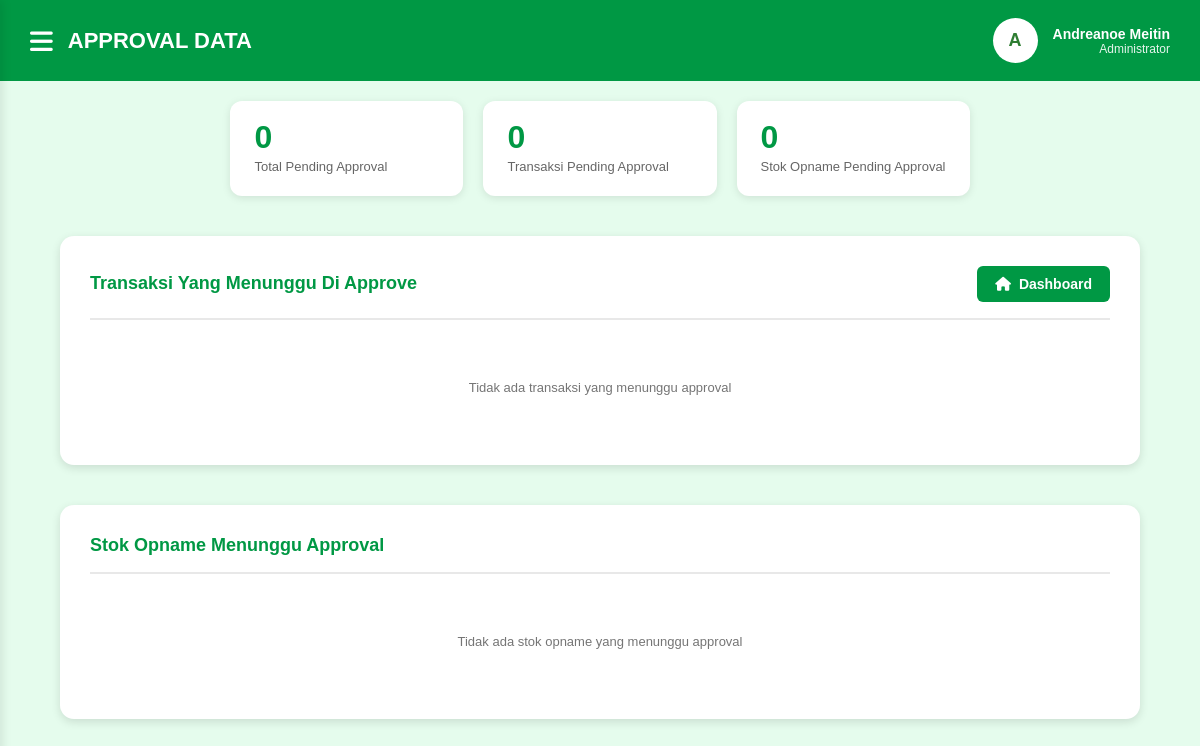
/approval.php (signed in), run on an earlier commit of the app's database.
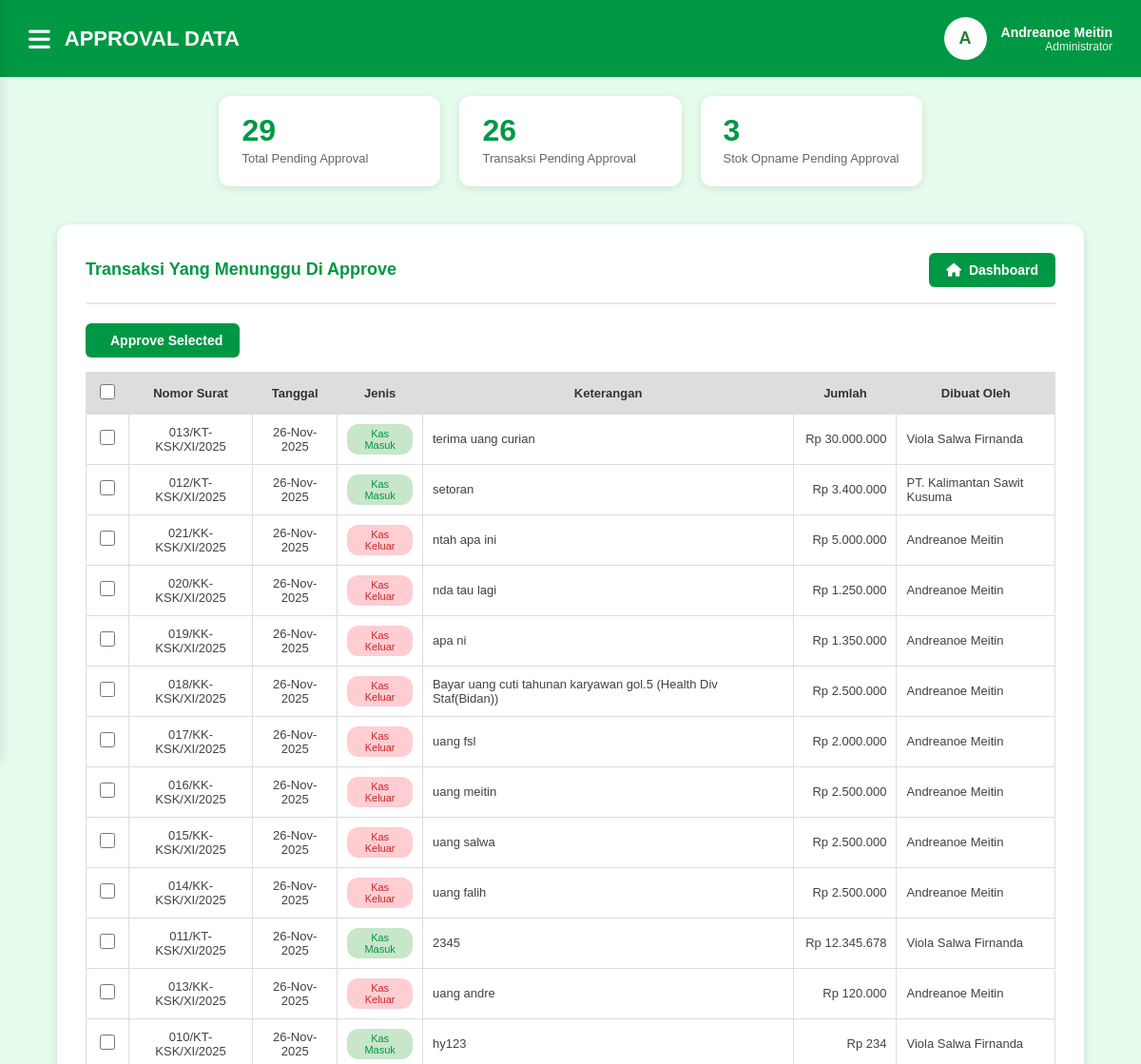
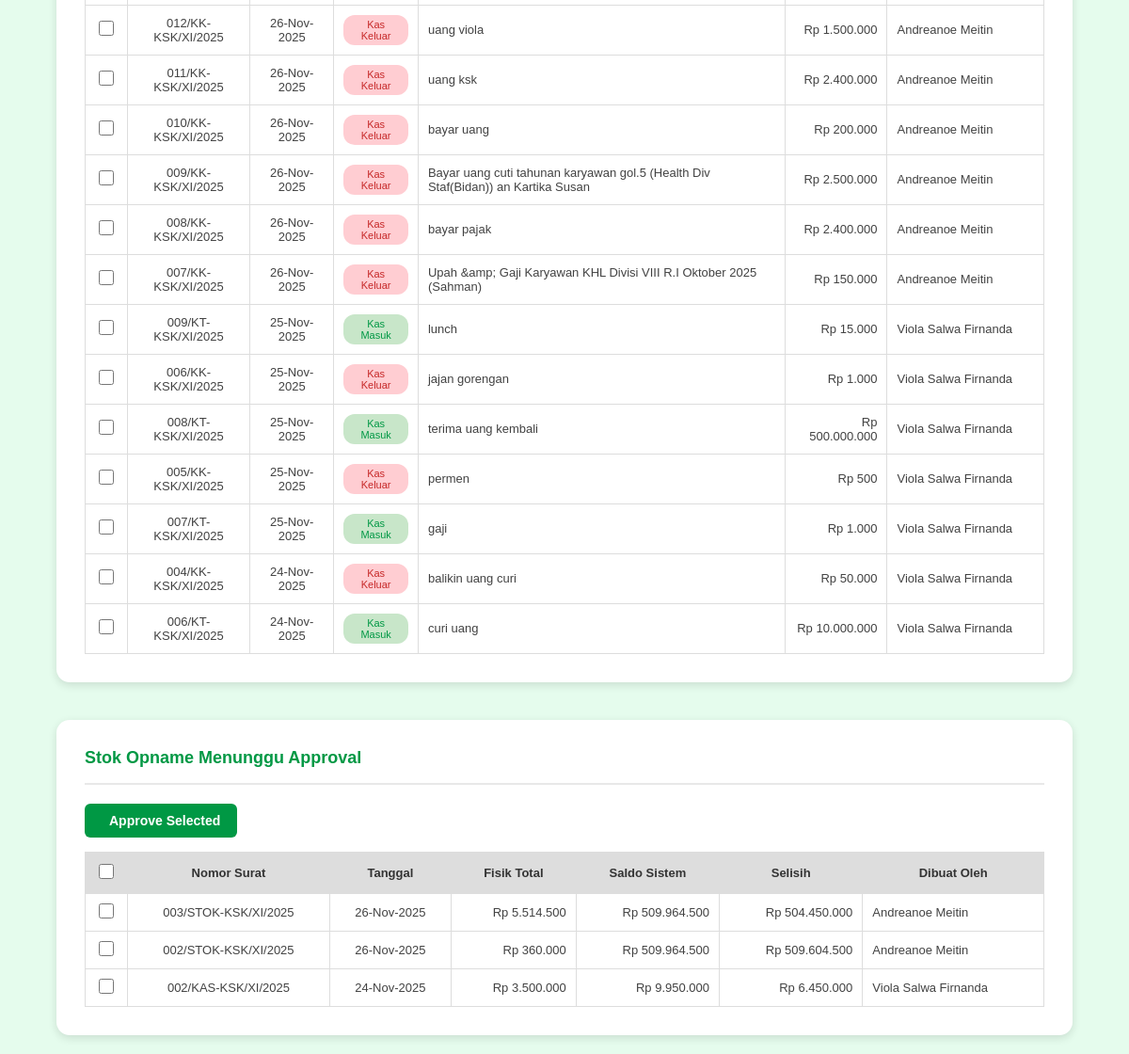
And on a later commit of the database (2 pictures, top to bottom).
### tables this page shows
CREATE TABLE `transaksi` (
  `id` int(11) NOT NULL,
  `nomor_surat` varchar(50) DEFAULT NULL,
  `user_id` int(11) NOT NULL,
  `username` varchar(50) NOT NULL,
  `jenis_transaksi` enum('kas_terima','kas_keluar') NOT NULL,
  `nominal` decimal(15,2) NOT NULL,
  `keterangan` text DEFAULT NULL,
  `tanggal_transaksi` datetime DEFAULT current_timestamp(),
  `is_approved` tinyint(1) DEFAULT 0,
  `approved_by` int(11) DEFAULT NULL,
  `approved_at` datetime DEFAULT NULL
);

CREATE TABLE `users` (
  `id` int(11) NOT NULL,
  `username` varchar(50) NOT NULL,
  `password` varchar(255) NOT NULL,
  `nama_lengkap` varchar(100) NOT NULL,
  `role` enum('Kasir','Administrator') NOT NULL,
  `created_at` timestamp NOT NULL DEFAULT current_timestamp()
);

CREATE TABLE `stok_opname` (
  `id` int(11) NOT NULL,
  `nomor_surat` varchar(50) DEFAULT NULL,
  `user_id` int(11) NOT NULL,
  `username` varchar(50) NOT NULL,
  `subtotal_fisik` decimal(15,2) DEFAULT 0.00,
  `bon_sementara` decimal(15,2) DEFAULT 0.00,
  `uang_rusak` decimal(15,2) DEFAULT 0.00,
  `materai` decimal(15,2) DEFAULT 0.00,
  `lainnya` decimal(15,2) DEFAULT 0.00,
  `keterangan_lainnya` text DEFAULT NULL,
  `fisik_total` decimal(15,2) NOT NULL,
  `saldo_sistem` decimal(15,2) NOT NULL,
  `selisih` decimal(15,2) NOT NULL,
  `tanggal_opname` datetime DEFAULT current_timestamp(),
  `is_approved` tinyint(1) DEFAULT 0,
  `approved_by` int(11) DEFAULT NULL,
  `approved_at` datetime DEFAULT NULL
);

### approval.php (the view, shortened to what the changed rows need)
<?php
require_once 'config/conn_db.php';
$pending_transaksi = [];
$pending_stok = [];
$res_transaksi = mysqli_query($conn, "SELECT t.*, u.nama_lengkap as created_by_name FROM transaksi t LEFT JOIN users u ON t.user_id = u.id WHERE t.is_approved = 0 ORDER BY t.tanggal_transaksi DESC");
if ($res_transaksi){
    while ($r = mysqli_fetch_assoc($res_transaksi)){
        $pending_transaksi[] = $r;
    }
}
$res_stok = mysqli_query($conn, "SELECT s.*, u.nama_lengkap as created_by_name FROM stok_opname s LEFT JOIN users u ON s.user_id = u.id WHERE s.is_approved = 0 ORDER BY s.tanggal_opname DESC");
if ($res_stok){
    while ($r = mysqli_fetch_assoc($res_stok)){
        $pending_stok[] = $r;
    }
}
$total_pending = count($pending_transaksi) + count($pending_stok);
?>
<!DOCTYPE html>
<html lang="id">
<head>
    <link rel="stylesheet" href="https://cdnjs.cloudflare.com/ajax/libs/font-awesome/6.4.0/css/all.min.css">
</head>
<body>
    <div class="main-wrapper">
        <div class="header">
            <div class="header-left">
                <h1>APPROVAL DATA</h1>
            </div>
        </div>
        <div class="content-wrapper">
            <div class="stats-container">
                <div class="stat-card">
                    <div class="stat-info">
                        <h3><?php echo $total_pending; ?></h3>
                        <p>Total Pending Approval</p>
                    </div>
                </div>
                <div class="stat-card">
                    <div class="stat-info">
                        <h3><?php echo count($pending_transaksi); ?></h3>
                        <p>Transaksi Pending Approval</p>
                    </div>
                </div>
                <div class="stat-card">
                    <div class="stat-info">
                        <h3><?php echo count($pending_stok); ?></h3>
                        <p>Stok Opname Pending Approval</p>
                    </div>
                </div>
            </div>
            <div class="container">
                <div class="section-header">
                    <h2 class="section-title">Transaksi Yang Menunggu Di Approve</h2>
                </div>
                <?php if (!empty($pending_transaksi)): ?>
                    <form method="POST" id="formTransaksi">
                        <div style="margin-bottom: 15px;">
                            <button type="submit" name="bulk_approve" class="btn btn-success">
                                <i class=""></i> Approve Selected
                            </button>
                        </div>
                        <div class="table-wrapper">
                            <table>
                                <thead>
                                    <tr>
                                        <th class="checkbox-col">
                                            <input type="checkbox" id="selectAllTransaksi"
                                                   onchange="toggleAll('transaksi', this.checked)">
                                        </th>
                                        <th>Nomor Surat</th>
                                        <th>Tanggal</th>
                                        <th>Jenis</th>
                                        <th>Keterangan</th>
                                        <th>Jumlah</th>
                                        <th>Dibuat Oleh</th>
                                    </tr>
                                </thead>
                                <tbody>
                                    <?php foreach ($pending_transaksi as $row): ?>
                                        <tr>
                                            <td class="checkbox-col">
                                                <input type="checkbox" name="approve_ids[]"
                                                       value="<?php echo $row['id']; ?>"
                                                       class="checkbox-transaksi">
                                            </td>
                                            <td style="text-align:center;"><?php echo htmlspecialchars($row['nomor_surat']); ?></td>
                                            <td style="text-align:center;"><?php echo date('d-M-Y', strtotime($row['tanggal_transaksi'])); ?></td>
                                            <td style="text-align:center;">
                                                <?php if ($row['jenis_transaksi'] === 'kas_terima'): ?>
                                                    <span class="badge badge-masuk">Kas Masuk</span>
                                                <?php else: ?>
                                                    <span class="badge badge-keluar">Kas Keluar</span>
                                                <?php endif; ?>
                                            </td>
                                            <td><?php echo htmlspecialchars($row['keterangan']); ?></td>
                                            <td style="text-align: right;">
                                                Rp <?php echo number_format($row['nominal'], 0, ',', '.'); ?>
                                            </td>
                                            <td><?php echo htmlspecialchars($row['created_by_name']); ?></td>
                                        </tr>
                                    <?php endforeach; ?>
                                </tbody>
                            </table>
                        </div>
                    </form>
                <?php else: ?>
                    <div class="empty-state">
                        <p>Tidak ada transaksi yang menunggu approval</p>
                    </div>
                <?php endif; ?>
            </div>
            <div class="container">
                <div class="section-header">
                    <h2 class="section-title">Stok Opname Menunggu Approval</h2>
                </div>
                <?php if (!empty($pending_stok)): ?>
                    <form method="POST" id="formStok">
                        <div style="margin-bottom: 15px;">
                            <button type="submit" name="bulk_approve" class="btn btn-success">
                                <i class=""></i> Approve Selected
                            </button>
                        </div>
                        <div class="table-wrapper">
                            <table>
                                <thead>
                                    <tr>
                                        <th class="checkbox-col">
                                            <input type="checkbox" id="selectAllStok"
                                                   onchange="toggleAll('stok', this.checked)">
                                        </th>
                                        <th>Nomor Surat</th>
                                        <th>Tanggal</th>
                                        <th>Fisik Total</th>
                                        <th>Saldo Sistem</th>
                                        <th>Selisih</th>
                                        <th>Dibuat Oleh</th>
                                    </tr>
                                </thead>
                                <tbody>
                                    <?php foreach ($pending_stok as $row): ?>
                                        <tr>
                                            <td class="checkbox-col">
                                                <input type="checkbox" name="approve_ids[]"
                                                       value="<?php echo $row['id']; ?>"
                                                       class="checkbox-stok">
                                            </td>
                                            <td style="text-align:center;"><?php echo htmlspecialchars($row['nomor_surat']); ?></td>
                                            <td style="text-align:center;"><?php echo date('d-M-Y', strtotime($row['tanggal_opname'])); ?></td>
                                            <td style="text-align: right;">
                                                Rp <?php echo number_format($row['fisik_total'], 0, ',', '.'); ?>
                                            </td>
                                            <td style="text-align: right;">
                                                Rp <?php echo number_format($row['saldo_sistem'], 0, ',', '.'); ?>
                                            </td>
                                            <td style="text-align: right;">
                                                Rp <?php echo number_format($row['selisih'], 0, ',', '.'); ?>
                                            </td>
                                            <td><?php echo htmlspecialchars($row['created_by_name']); ?></td>
                                        </tr>
                                    <?php endforeach; ?>
                                </tbody>
                            </table>
                        </div>
                    </form>
                <?php else: ?>
                    <div class="empty-state">
                        <p>Tidak ada stok opname yang menunggu approval</p>
                    </div>
                <?php endif; ?>
            </div>
        </body>

What changed in the data, as far as the page shows it:
added transaksi: nomor_surat "013/KT-KSK/XI/2025", tanggal_transaksi "26-Nov-2025", jenis_transaksi "Kas Masuk", keterangan "terima uang curian", nominal "30.000.000", user.nama_lengkap "Viola Salwa Firnanda"
added transaksi: nomor_surat "012/KT-KSK/XI/2025", tanggal_transaksi "26-Nov-2025", jenis_transaksi "Kas Masuk", keterangan "setoran", nominal "3.400.000", user.nama_lengkap "PT. Kalimantan Sawit Kusuma"
added transaksi: nomor_surat "021/KK-KSK/XI/2025", tanggal_transaksi "26-Nov-2025", jenis_transaksi "Kas Keluar", keterangan "ntah apa ini", nominal "5.000.000", user.nama_lengkap "Andreanoe Meitin"
added transaksi: nomor_surat "020/KK-KSK/XI/2025", tanggal_transaksi "26-Nov-2025", jenis_transaksi "Kas Keluar", keterangan "nda tau lagi", nominal "1.250.000", user.nama_lengkap "Andreanoe Meitin"
added transaksi: nomor_surat "019/KK-KSK/XI/2025", tanggal_transaksi "26-Nov-2025", jenis_transaksi "Kas Keluar", keterangan "apa ni", nominal "1.350.000", user.nama_lengkap "Andreanoe Meitin"
added transaksi: nomor_surat "018/KK-KSK/XI/2025", tanggal_transaksi "26-Nov-2025", jenis_transaksi "Kas Keluar", keterangan "Bayar uang cuti tahunan karyawan gol.5 (Health Div Staf(Bidan))", nominal "2.500.000", user.nama_lengkap "Andreanoe Meitin"
added transaksi: nomor_surat "017/KK-KSK/XI/2025", tanggal_transaksi "26-Nov-2025", jenis_transaksi "Kas Keluar", keterangan "uang fsl", nominal "2.000.000", user.nama_lengkap "Andreanoe Meitin"
added transaksi: nomor_surat "016/KK-KSK/XI/2025", tanggal_transaksi "26-Nov-2025", jenis_transaksi "Kas Keluar", keterangan "uang meitin", nominal "2.500.000", user.nama_lengkap "Andreanoe Meitin"
added transaksi: nomor_surat "015/KK-KSK/XI/2025", tanggal_transaksi "26-Nov-2025", jenis_transaksi "Kas Keluar", keterangan "uang salwa", nominal "2.500.000", user.nama_lengkap "Andreanoe Meitin"
added transaksi: nomor_surat "014/KK-KSK/XI/2025", tanggal_transaksi "26-Nov-2025", jenis_transaksi "Kas Keluar", keterangan "uang falih", nominal "2.500.000", user.nama_lengkap "Andreanoe Meitin"
added transaksi: nomor_surat "011/KT-KSK/XI/2025", tanggal_transaksi "26-Nov-2025", jenis_transaksi "Kas Masuk", keterangan "2345", nominal "12.345.678", user.nama_lengkap "Viola Salwa Firnanda"
added transaksi: nomor_surat "013/KK-KSK/XI/2025", tanggal_transaksi "26-Nov-2025", jenis_transaksi "Kas Keluar", keterangan "uang andre", nominal "120.000", user.nama_lengkap "Andreanoe Meitin"
added transaksi: nomor_surat "010/KT-KSK/XI/2025", tanggal_transaksi "26-Nov-2025", jenis_transaksi "Kas Masuk", keterangan "hy123", nominal "234", user.nama_lengkap "Viola Salwa Firnanda"
added transaksi: nomor_surat "012/KK-KSK/XI/2025", tanggal_transaksi "26-Nov-2025", jenis_transaksi "Kas Keluar", keterangan "uang viola", nominal "1.500.000", user.nama_lengkap "Andreanoe Meitin"
added transaksi: nomor_surat "011/KK-KSK/XI/2025", tanggal_transaksi "26-Nov-2025", jenis_transaksi "Kas Keluar", keterangan "uang ksk", nominal "2.400.000", user.nama_lengkap "Andreanoe Meitin"
added transaksi: nomor_surat "010/KK-KSK/XI/2025", tanggal_transaksi "26-Nov-2025", jenis_transaksi "Kas Keluar", keterangan "bayar uang", nominal "200.000", user.nama_lengkap "Andreanoe Meitin"
added transaksi: nomor_surat "009/KK-KSK/XI/2025", tanggal_transaksi "26-Nov-2025", jenis_transaksi "Kas Keluar", keterangan "Bayar uang cuti tahunan karyawan gol.5 (Health Div Staf(Bidan)) an Kartika Susan", nominal "2.500.000", user.nama_lengkap "Andreanoe Meitin"
added transaksi: nomor_surat "008/KK-KSK/XI/2025", tanggal_transaksi "26-Nov-2025", jenis_transaksi "Kas Keluar", keterangan "bayar pajak", nominal "2.400.000", user.nama_lengkap "Andreanoe Meitin"
added transaksi: nomor_surat "007/KK-KSK/XI/2025", tanggal_transaksi "26-Nov-2025", jenis_transaksi "Kas Keluar", keterangan "Upah &amp; Gaji Karyawan KHL Divisi VIII R.I Oktober 2025 (Sahman)", nominal "150.000", user.nama_lengkap "Andreanoe Meitin"
added transaksi: nomor_surat "009/KT-KSK/XI/2025", tanggal_transaksi "25-Nov-2025", jenis_transaksi "Kas Masuk", keterangan "lunch", nominal "15.000", user.nama_lengkap "Viola Salwa Firnanda"
added transaksi: nomor_surat "006/KK-KSK/XI/2025", tanggal_transaksi "25-Nov-2025", jenis_transaksi "Kas Keluar", keterangan "jajan gorengan", nominal "1.000", user.nama_lengkap "Viola Salwa Firnanda"
added transaksi: nomor_surat "008/KT-KSK/XI/2025", tanggal_transaksi "25-Nov-2025", jenis_transaksi "Kas Masuk", keterangan "terima uang kembali", nominal "500.000.000", user.nama_lengkap "Viola Salwa Firnanda"
added transaksi: nomor_surat "005/KK-KSK/XI/2025", tanggal_transaksi "25-Nov-2025", jenis_transaksi "Kas Keluar", keterangan "permen", nominal "500", user.nama_lengkap "Viola Salwa Firnanda"
added transaksi: nomor_surat "007/KT-KSK/XI/2025", tanggal_transaksi "25-Nov-2025", jenis_transaksi "Kas Masuk", keterangan "gaji", nominal "1.000", user.nama_lengkap "Viola Salwa Firnanda"
added transaksi: nomor_surat "004/KK-KSK/XI/2025", tanggal_transaksi "24-Nov-2025", jenis_transaksi "Kas Keluar", keterangan "balikin uang curi", nominal "50.000", user.nama_lengkap "Viola Salwa Firnanda"
added transaksi: nomor_surat "006/KT-KSK/XI/2025", tanggal_transaksi "24-Nov-2025", jenis_transaksi "Kas Masuk", keterangan "curi uang", nominal "10.000.000", user.nama_lengkap "Viola Salwa Firnanda"
added stok_opname: nomor_surat "003/STOK-KSK/XI/2025", tanggal_opname "26-Nov-2025", fisik_total "5.514.500", saldo_sistem "509.964.500", selisih "504.450.000", user.nama_lengkap "Andreanoe Meitin"
added stok_opname: nomor_surat "002/STOK-KSK/XI/2025", tanggal_opname "26-Nov-2025", fisik_total "360.000", saldo_sistem "509.964.500", selisih "509.604.500", user.nama_lengkap "Andreanoe Meitin"
added stok_opname: nomor_surat "002/KAS-KSK/XI/2025", tanggal_opname "24-Nov-2025", fisik_total "3.500.000", saldo_sistem "9.950.000", selisih "6.450.000", user.nama_lengkap "Viola Salwa Firnanda"
Also different on the page:
$total_pending: "0" → "29"
count($pending_transaksi): "0" → "26"
count($pending_stok): "0" → "3"
form field value: (not shown) → "☐"
text no longer shown: "Tidak ada transaksi yang menunggu approval Tidak ada stok opname yang menunggu approval"
text now shown: "Approve Selected Nomor Surat Tanggal Jenis Keterangan Jumlah Dibuat Oleh Approve Selected Nomor Surat Tanggal Fisik Total Saldo Sistem Selisih Dibuat Oleh"
